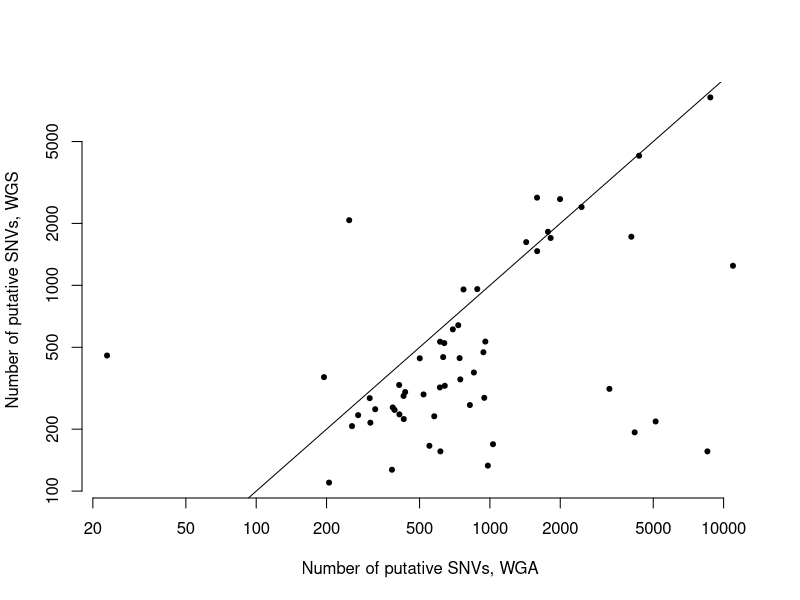
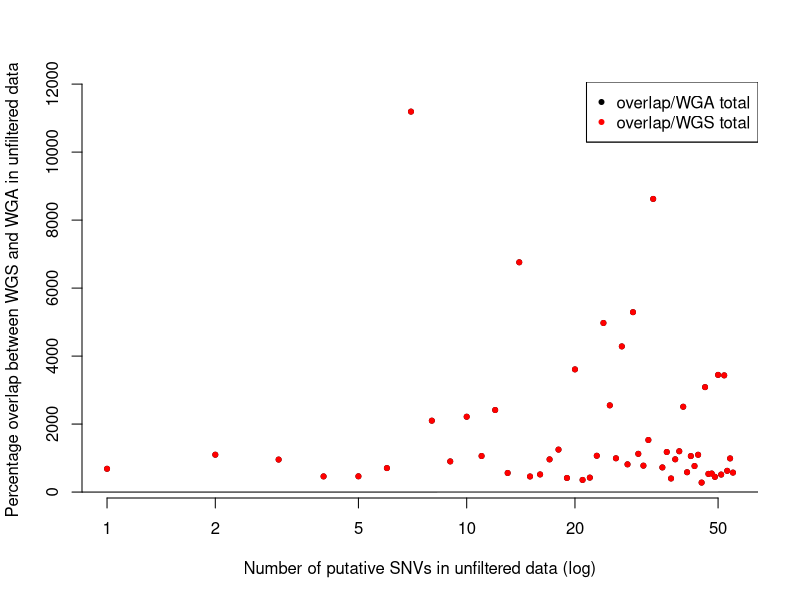
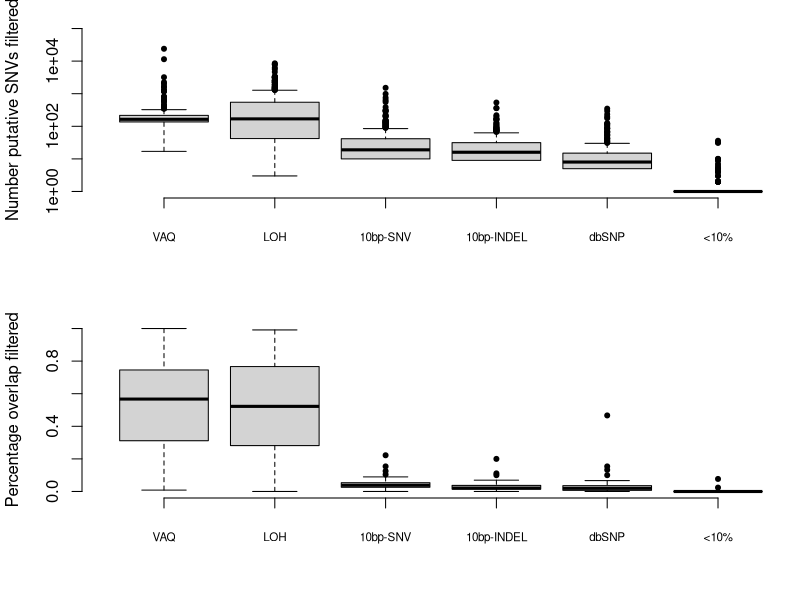
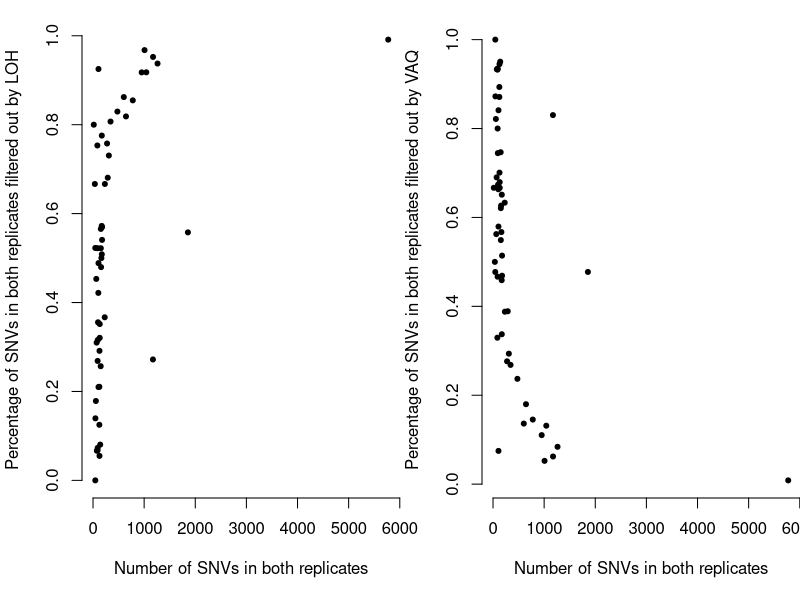
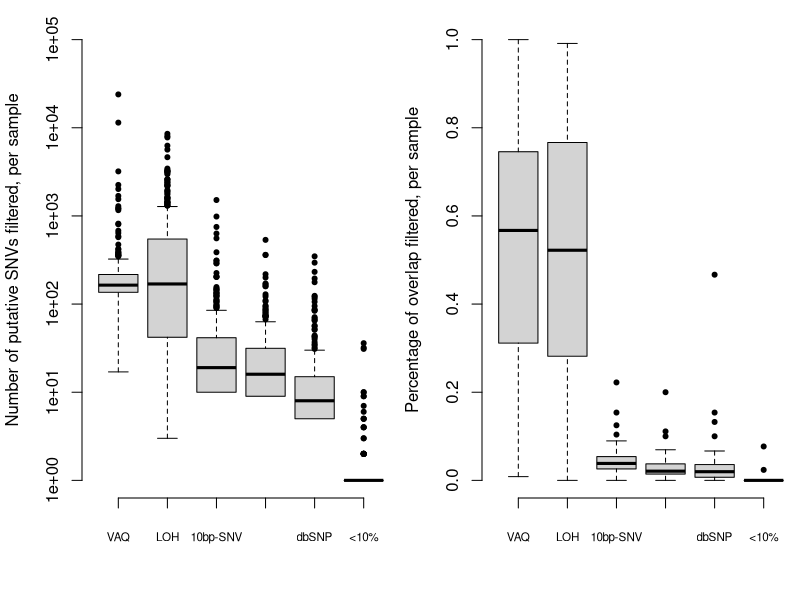

These figures' R source, in order:
## This is the R script (run on a Macbook) to create the figures from the data in FIGURE_DATA

###############
## LOAD DATA ##
###############

data2 = read.table( "../FIGURE_DATA/unfiltered_WGS-WGA_counts.txt", header=T )
data34 = read.table( "../FIGURE_DATA/STD40_unfiltered_overlap.txt", header=T )
data5 = read.table( "../FIGURE_DATA/numbers_excluded_by_filter_MUTATION_CALLS_STD40.txt", header=T )
data6 = read.table( "../FIGURE_DATA/overlap_numbers_excluded_by_filter_MUTATION_CALLS_STD40.txt", header=T )
data78a = read.table( "../FIGURE_DATA/STD40_unfiltered_overlap.txt", header=T )
data78a[ 3:14 ] <- list( NULL )
data78b = read.table( "../FIGURE_DATA/overlap_numbers_excluded_by_filter_MUTATION_CALLS_STD40.txt", header=T )
data78b[ 2:7 ] <- list( NULL )
data78b[ 4:5 ] <- list( NULL )
data78b[ 6:7 ] <- list( NULL )

#########################################################
## FIGURE 2: Number of putative SNVs in WGS versus WGA ##
#########################################################

# pdf( "../FIGURE_PDFS/Figure2.pdf" )
par(bty='n')
plot(data2$C282_count, data2$C484_count, log='xy', pch=20, xlab="Number of putative SNVs, WGA", ylab="Number of putative SNVs, WGS" )
abline(0,1)
# dev.off()

############################
## FIGURE 2 CORERELATIONS ##
############################

# First the Pearson correlation on the raw data
# cor.test(data2$C282_count, data2$C484_count)
# OUTPUT: t = 4.2622, df = 53, p-value = 8.35e-05, 95 percent confidence interval: 0.2770757 0.6794588, cor=0.5052344

# Next the Pearson correlation on the log-transformed data
# cor.test( log(data2$C282_count), log(data2$C484_count) )
# OUTPUT: t = 3.6456, df = 53, p-value = 0.0006086, 95 percent confidence interval: 0.2070558 0.6373449, cor=0.4477571

# Finally the Spearman correlation
# cor.test(data2$C282_count, data2$C484_count, method="spearman")
# OUTPUT: S = 16142.79, p-value = 0.001511, rho=0.4176482

##################################################################################
## FIGURE 3 ORIGINAL: Density of percentage overlap between WGS and WGA samples ##
##################################################################################

# pdf( "../FIGURE_PDFS/Figure3.pdf" )
# figure title (should it ever be needed): Greater % of WGS sample found in overlap than WGA
# amp_frac = density( data34$OVERLAP/data34$TOTAL_WGA.C282., from=0 )
# seq_frac = density( data34$OVERLAP/data34$TOTAL_WGS.C484., from=0 )
# par(bty='n')
# plot( seq_frac$x, seq_frac$y, type='l', col='blue', main="", xlab="Percentage of putative SNVs in a sample also recovered in the samples's technical replicate", ylab="Density")
# legend( "topright", c( "WGS", "WGA" ), col=c( "blue", "red" ), lty=1 )
# lines( amp_frac$x, amp_frac$y, col='red' )
# dev.off()

#############################################################################################################
## FIGURE 3 MOD (ORIGINAL FIGURE 4): Percentage of overlap versus (log) number of putative SNVs per sample ##
#############################################################################################################

#pdf( "../FIGURE_PDFS/Figure3.pdf" )
# when necessary, use the following title: Number of putative SNPs does not correlate with percentage WGS/WGA overlap
par(bty = 'n')
plot( data34$TOTAL, data34$PERCENT_OVERLAP_by_WGA.282, log='x', pch=20, main="", xlab="Number of putative SNVs in unfiltered data (log)", ylab="Percentage overlap between WGS and WGA in unfiltered data" )
points ( data34$TOTAL, data34$PERCENT_OVERLAP_by_WGS.484, pch=20, col="red" )
abline( 0,1 )
legend( 'topright', c( "overlap/WGA total", "overlap/WGS total" ), col=c( 'black', 'red' ) )
legend( 'topright', c( "overlap/WGA total", "overlap/WGS total" ), col=c( 'black', 'red' ), pch=20 )
#dev.off()

############################
## FIGURE 3 CORERELATIONS ##
############################

# First the Pearson correlation on the raw data
# cor.test(data34$TOTAL, data34$PERCENT_OVERLAP_by_WGA.282)
# OUTPUT: t = -0.2989, df = 53, p-value = 0.7662, 95 percent confidence interval: -0.3030232  0.2267410, cor=-0.04102397

# Next the Pearson correlation on the log-transformed data
# cor.test( log(data34$TOTAL), data34$PERCENT_OVERLAP_by_WGA.282 )
# OUTPUT: t = -0.043, df = 53, p-value = 0.9659, 95 percent confidence interval: -0.2707813  0.2597958, cor=-0.005908626

# Finally the Spearman correlation
# cor.test(data34$TOTAL, data34$PERCENT_OVERLAP_by_WGA.282, method="spearman")
# OUTPUT: S = 29268, p-value = 0.6847, rho=-0.05584416

############################################################################################
## FIGURE 4 (ORIG FIGURE 5 and 6): Number of putative SNPs removed by each of six filters ##
############################################################################################

#pdf( "../FIGURE_PDFS/Figure4.pdf", width=6, height=5 )
par(bty='n', mfrow=c(2,1), mar=c(5.1,4.1,1.1,0))
boxplot( data5[,c(5,7,4,3,6,8)], log='y', ylim=c(1,100000), xaxt='n', pch=20, ylab="Number putative SNVs filtered" )
axis( 1, at=1:6, padj=0.8, cex.axis=0.7, labels=c( "VAQ", "LOH", "10bp-SNV", "10bp-INDEL", "dbSNP", "<10%" ) )
boxplot( data6[,c(9,13,7,5,11,15)], ylim=c(0,1), xaxt='n', ylab="Percentage overlap filtered", pch=20 )
axis( 1, at=1:6, padj = 0.8, cex.axis=0.7, labels=c( "VAQ", "LOH", "10bp-SNV", "10bp-INDEL", "dbSNP", "<10%" ) )
#dev.off()

##############################################################
## FIGURE 5 IS MADE IN THE SCRIPT Jacquard.R IN THIS FOLDER ##
##############################################################

##############################################################################################################################################
## FIGURE 6 (ORIG FIGURES 7 AND 8): Percentage of replicate SNVs filtered out by LOH, as a function of the total number of overlapping SNVs ##
##############################################################################################################################################

LOH_VAQ_data <- merge( data78a, data78b, by="SAMPLE" )
names( LOH_VAQ_data )[ names( LOH_VAQ_data )=="FILT_5_COUNT" ] <- "VAQ_COUNT"
names( LOH_VAQ_data )[ names( LOH_VAQ_data )=="FILT_7_COUNT" ] <- "LOH_COUNT"
names( LOH_VAQ_data )[ names( LOH_VAQ_data )=="FILT_5_PERCENT" ] <- "VAQ_PERCENT"
names( LOH_VAQ_data )[ names( LOH_VAQ_data )=="FILT_7_PERCENT" ] <- "LOH_PERCENT"

# note that this is pretty close to 1.00 every time, hence the inversion...
LOH_VAQ_data$SUM=LOH_VAQ_data$LOH_PERCENT + LOH_VAQ_data$VAQ_PERCENT

#pdf( "../FIGURE_PDFS/Figure6.pdf" )
par(bty='n', mfrow=c(1,2) )
plot( LOH_VAQ_data$OVERLAP, LOH_VAQ_data$LOH_PERCENT, xlab="Number of SNVs in both replicates", ylab="Percentage of SNVs in both replicates filtered out by LOH", pch=20 )
plot( LOH_VAQ_data$OVERLAP, LOH_VAQ_data$VAQ_PERCENT, xlab="Number of SNVs in both replicates", ylab="Percentage of SNVs in both replicates filtered out by VAQ", pch=20 )
#dev.off()


##############
## OLD CODE ##
##############

# make density of each filter removal

#pdf( "../FIGURE_PDFS/Figure4.pdf", width=6, height=5 )
par(bty='n', mar=c(5.1,4.1,1.1,0))
boxplot( data5[,c(5,7,4,3,6,8)], log='y', ylim=c(1,100000), xaxt='n', pch=20, ylab="Number of putative SNVs filtered, per sample" )
axis( 1, at=1:6, padj=0.8, cex.axis=0.7, labels=c( "VAQ", "LOH", "10bp-SNV", "10bp-INDEL", "dbSNP", "<10%" ) )
#dev.off()


#pdf( "../FIGURE_PDFS/Figure5.pdf", width=6, height=5 )
par(bty='n', mar=c(5.1,4.1,1.1,0))
boxplot( data6[,c(9,13,7,5,11,15)], ylim=c(0,1), xaxt='n', ylab="Percentage of overlap filtered, per sample", pch=20 )
axis( 1, at=1:6, padj = 0.8, cex.axis=0.7, labels=c( "VAQ", "LOH", "10bp-SNV", "10bp-INDEL", "dbSNP", "<10%" ) )
#dev.off()
